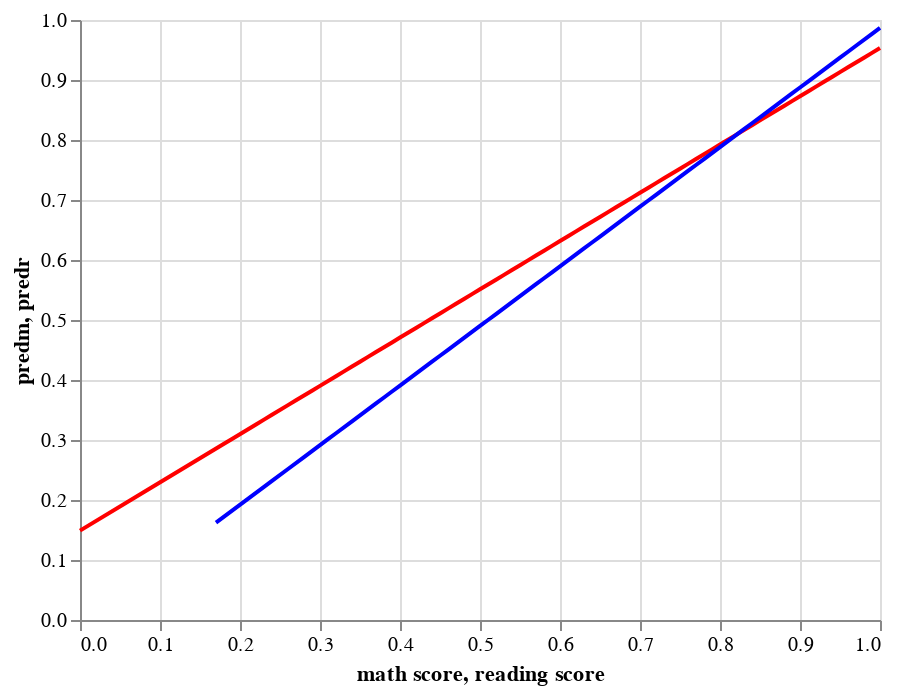

The notebook cell this image was saved under:
### Code cell
c3+c4

### Figure 1 — Vega-Lite specification as saved in the notebook (floating-point values rounded to 4 significant figures; data arrays with more than 128 entries replaced by an {"elided": "..."} marker saying what was removed)
{"config": {"view": {"continuousWidth": 400, "continuousHeight": 300}}, "layer": [{"mark": {"type": "line", "color": "red"}, "encoding": {"x": {"field": "math score", "type": "quantitative"}, "y": {"field": "predm", "type": "quantitative"}}}, {"mark": {"type": "line", "color": "blue"}, "encoding": {"x": {"field": "reading score", "type": "quantitative"}, "y": {"field": "predr", "type": "quantitative"}}}], "data": {"name": "data-b6b5851ab4c378f9f455d0e3a3379820"}, "$schema": "https://vega.github.io/schema/vega-lite/v4.17.0.json", "datasets": {"data-b6b5851ab4c378f9f455d0e3a3379820": {"elided": "1000 records"}}}
